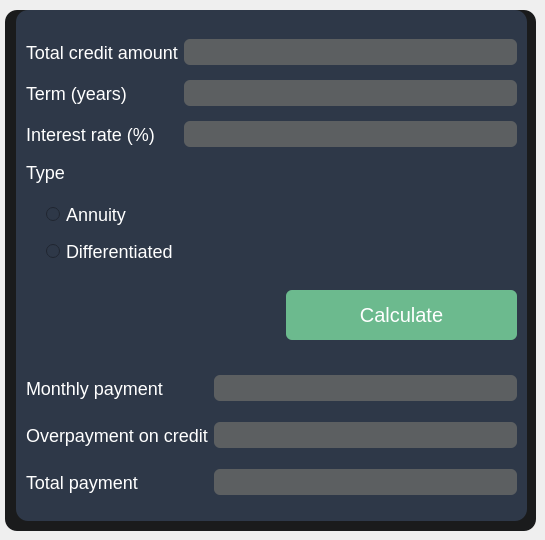
    <widget class="QWidget" name="tabCredit">
     <attribute name="title">
      <string>Credit</string>
     </attribute>
     <widget class="QFrame" name="frameCredit">
      <property name="geometry">
       <rect>
        <x>5</x>
        <y>10</y>
        <width>531</width>
        <height>521</height>
       </rect>
      </property>
      <property name="minimumSize">
       <size>
        <width>0</width>
        <height>0</height>
       </size>
      </property>
      <property name="styleSheet">
       <string notr="true">background-color: #1a1b1c;
border-radius: 12px;</string>
      </property>
      <property name="frameShape">
       <enum>QFrame::StyledPanel</enum>
      </property>
      <property name="frameShadow">
       <enum>QFrame::Raised</enum>
      </property>
      <widget class="QGroupBox" name="groupBox">
       <property name="geometry">
        <rect>
         <x>11</x>
         <y>0</y>
         <width>511</width>
         <height>511</height>
        </rect>
       </property>
       <property name="styleSheet">
        <string notr="true">background:  #2e3848;
border-radius: 12px;</string>
       </property>
       <property name="title">
        <string/>
       </property>
       <widget class="QWidget" name="formLayoutWidget_2">
        <property name="geometry">
         <rect>
          <x>10</x>
          <y>20</y>
          <width>491</width>
          <height>241</height>
         </rect>
        </property>
        <layout class="QGridLayout" name="calc_input_layout">
         <property name="bottomMargin">
          <number>0</number>
         </property>
         <item row="3" column="0" colspan="2">
          <widget class="QLabel" name="label_12">
           <property name="sizePolicy">
            <sizepolicy hsizetype="Fixed" vsizetype="Fixed">
             <horstretch>0</horstretch>
             <verstretch>0</verstretch>
            </sizepolicy>
           </property>
           <property name="styleSheet">
            <string notr="true">color: #FFFFFF;
font-size: 18px;</string>
           </property>
           <property name="text">
            <string>Type</string>
           </property>
          </widget>
         </item>
         <item row="2" column="1">
          <widget class="QLineEdit" name="credit_rate">
           <property name="styleSheet">
            <string notr="true">font-size: 20px;
color: white;
background-color: #5c5f61;
border-radius: 6px;

</string>
           </property>
           <property name="cursorPosition">
            <number>0</number>
           </property>
           <property name="alignment">
            <set>Qt::AlignRight|Qt::AlignTrailing|Qt::AlignVCenter</set>
           </property>
           <property name="clearButtonEnabled">
            <bool>false</bool>
           </property>
          </widget>
         </item>
         <item row="0" column="0">
          <widget class="QLabel" name="label_5">
           <property name="sizePolicy">
            <sizepolicy hsizetype="Fixed" vsizetype="Preferred">
             <horstretch>0</horstretch>
             <verstretch>0</verstretch>
            </sizepolicy>
           </property>
           <property name="layoutDirection">
            <enum>Qt::LeftToRight</enum>
           </property>
           <property name="styleSheet">
            <string notr="true">color: #FFFFFF;
font-size: 18px;</string>
           </property>
           <property name="text">
            <string>Total credit amount</string>
           </property>
           <property name="alignment">
            <set>Qt::AlignLeading|Qt::AlignLeft|Qt::AlignVCenter</set>
           </property>
          </widget>
         </item>
         <item row="1" column="0">
          <widget class="QLabel" name="label_8">
           <property name="sizePolicy">
            <sizepolicy hsizetype="Fixed" vsizetype="Preferred">
             <horstretch>0</horstretch>
             <verstretch>0</verstretch>
            </sizepolicy>
           </property>
           <property name="styleSheet">
            <string notr="true">color: #FFFFFF;
font-size: 18px;</string>
           </property>
           <property name="text">
            <string>Term (years)</string>
           </property>
          </widget>
         </item>
         <item row="1" column="1">
          <widget class="QLineEdit" name="credit_term">
           <property name="styleSheet">
            <string notr="true">font-size: 20px;
color: white;
background-color: #5c5f61;
border-radius: 6px;

</string>
           </property>
           <property name="alignment">
            <set>Qt::AlignRight|Qt::AlignTrailing|Qt::AlignVCenter</set>
           </property>
          </widget>
         </item>
         <item row="0" column="1">
          <widget class="QLineEdit" name="credit_principal">
           <property name="styleSheet">
            <string notr="true">font-size: 20px;
color: white;
background-color: #5c5f61;
border-radius: 6px;

</string>
           </property>
           <property name="alignment">
            <set>Qt::AlignRight|Qt::AlignTrailing|Qt::AlignVCenter</set>
           </property>
          </widget>
         </item>
         <item row="5" column="0">
          <widget class="QRadioButton" name="credit_differentiated">
           <property name="styleSheet">
            <string notr="true">color: #FFFFFF;
font-size: 18px;
margin-left: 20px;</string>
           </property>
           <property name="text">
            <string>Differentiated</string>
           </property>
          </widget>
         </item>
         <item row="2" column="0">
          <widget class="QLabel" name="label_7">
           <property name="sizePolicy">
            <sizepolicy hsizetype="Fixed" vsizetype="Preferred">
             <horstretch>0</horstretch>
             <verstretch>0</verstretch>
            </sizepolicy>
           </property>
           <property name="styleSheet">
            <string notr="true">color: #FFFFFF;
font-size: 18px;</string>
           </property>
           <property name="text">
            <string>Interest rate (%)</string>
           </property>
          </widget>
         </item>
         <item row="4" column="0">
          <widget class="QRadioButton" name="credit_annuity">
           <property name="styleSheet">
            <string notr="true">color: #FFFFFF;
font-size: 18px;
margin-left: 20px;
padding-top: 5px;</string>
           </property>
           <property name="text">
            <string>Annuity</string>
           </property>
          </widget>
         </item>
        </layout>
       </widget>
       <widget class="QPushButton" name="credit_calc">
        <property name="geometry">
         <rect>
          <x>270</x>
          <y>280</y>
          <width>231</width>
          <height>50</height>
         </rect>
        </property>
        <property name="minimumSize">
         <size>
          <width>0</width>
          <height>0</height>
         </size>
        </property>
        <property name="styleSheet">
         <string notr="true">QPushButton {
background: #6cba8e;
border-radius: 6px;
color: #FFFFFF;
font-size: 20px;
height:  50px;
}</string>
        </property>
        <property name="text">
         <string>Calculate</string>
        </property>
       </widget>
       <widget class="QWidget" name="formLayoutWidget">
        <property name="geometry">
         <rect>
          <x>10</x>
          <y>350</y>
          <width>491</width>
          <height>151</height>
         </rect>
        </property>
        <layout class="QGridLayout" name="calc_output_layout">
         <item row="0" column="0">
          <widget class="QLabel" name="label_9">
           <property name="styleSheet">
            <string notr="true">color: #FFFFFF;
font-size: 18px;</string>
           </property>
           <property name="text">
            <string>Monthly payment</string>
           </property>
          </widget>
         </item>
         <item row="1" column="0">
          <widget class="QLabel" name="label_10">
           <property name="styleSheet">
            <string notr="true">color: #FFFFFF;
font-size: 18px;</string>
           </property>
           <property name="text">
            <string>Overpayment on credit</string>
           </property>
          </widget>
         </item>
         <item row="2" column="0">
          <widget class="QLabel" name="label_11">
           <property name="styleSheet">
            <string notr="true">color: #FFFFFF;
font-size: 18px;</string>
           </property>
           <property name="text">
            <string>Total payment</string>
           </property>
          </widget>
         </item>
         <item row="0" column="1">
          <widget class="QLineEdit" name="credit_monthly">
           <property name="styleSheet">
            <string notr="true">font-size: 20px;
color: white;
background-color: #5c5f61;
border-radius: 6px;
</string>
           </property>
           <property name="alignment">
            <set>Qt::AlignRight|Qt::AlignTrailing|Qt::AlignVCenter</set>
           </property>
           <property name="readOnly">
            <bool>true</bool>
           </property>
          </widget>
         </item>
         <item row="1" column="1">
          <widget class="QLineEdit" name="credit_over">
           <property name="styleSheet">
            <string notr="true">font-size: 20px;
color: white;
background-color: #5c5f61;
border-radius: 6px;
</string>
           </property>
           <property name="alignment">
            <set>Qt::AlignRight|Qt::AlignTrailing|Qt::AlignVCenter</set>
           </property>
           <property name="readOnly">
            <bool>true</bool>
           </property>
          </widget>
         </item>
         <item row="2" column="1">
          <widget class="QLineEdit" name="credit_total">
           <property name="styleSheet">
            <string notr="true">font-size: 20px;
color: white;
background-color: #5c5f61;
border-radius: 6px;
</string>
           </property>
           <property name="alignment">
            <set>Qt::AlignRight|Qt::AlignTrailing|Qt::AlignVCenter</set>
           </property>
           <property name="readOnly">
            <bool>true</bool>
           </property>
          </widget>
         </item>
        </layout>
       </widget>
      </widget>
     </widget>
    </widget>
